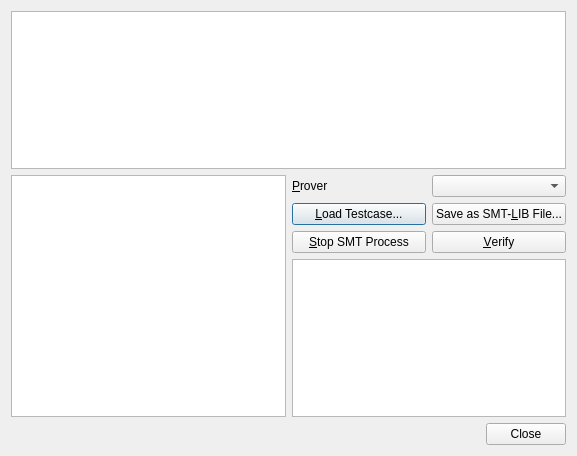
<?xml version="1.0" encoding="UTF-8"?>
<ui version="4.0">
 <class>SmtVerifierDialog</class>
 <widget class="QDialog" name="SmtVerifierDialog">
  <property name="geometry">
   <rect>
    <x>0</x>
    <y>0</y>
    <width>577</width>
    <height>456</height>
   </rect>
  </property>
  <property name="windowTitle">
   <string>SMT-Verification</string>
  </property>
  <layout class="QVBoxLayout" name="verticalLayout_2">
   <item>
    <widget class="QTextEdit" name="textEditDescription">
     <property name="readOnly">
      <bool>true</bool>
     </property>
    </widget>
   </item>
   <item>
    <layout class="QHBoxLayout" name="horizontalLayout_4">
     <item>
      <widget class="QListWidget" name="listWidgetTypes"/>
     </item>
     <item>
      <layout class="QVBoxLayout" name="verticalLayout">
       <item>
        <layout class="QHBoxLayout" name="horizontalLayout">
         <item>
          <widget class="QLabel" name="label">
           <property name="text">
            <string>&amp;Prover</string>
           </property>
           <property name="buddy">
            <cstring>comboBoxProver</cstring>
           </property>
          </widget>
         </item>
         <item>
          <widget class="QComboBox" name="comboBoxProver"/>
         </item>
        </layout>
       </item>
       <item>
        <layout class="QHBoxLayout" name="horizontalLayout_2">
         <item>
          <widget class="QPushButton" name="pushButtonLoadTestcase">
           <property name="text">
            <string>&amp;Load Testcase...</string>
           </property>
          </widget>
         </item>
         <item>
          <widget class="QPushButton" name="pushButtonSaveSmtfile">
           <property name="text">
            <string>Save as SMT-&amp;LIB File...</string>
           </property>
          </widget>
         </item>
        </layout>
       </item>
       <item>
        <layout class="QHBoxLayout" name="horizontalLayout_3">
         <item>
          <widget class="QPushButton" name="pushButtonStopProcess">
           <property name="text">
            <string>&amp;Stop SMT Process</string>
           </property>
          </widget>
         </item>
         <item>
          <widget class="QPushButton" name="pushButtonVerify">
           <property name="text">
            <string>&amp;Verify</string>
           </property>
          </widget>
         </item>
        </layout>
       </item>
       <item>
        <widget class="QTextEdit" name="textEditOutput">
         <property name="enabled">
          <bool>true</bool>
         </property>
         <property name="readOnly">
          <bool>true</bool>
         </property>
        </widget>
       </item>
      </layout>
     </item>
    </layout>
   </item>
   <item>
    <widget class="QDialogButtonBox" name="buttonBox">
     <property name="orientation">
      <enum>Qt::Horizontal</enum>
     </property>
     <property name="standardButtons">
      <set>QDialogButtonBox::Close</set>
     </property>
    </widget>
   </item>
  </layout>
 </widget>
 <tabstops>
  <tabstop>textEditDescription</tabstop>
  <tabstop>listWidgetTypes</tabstop>
  <tabstop>comboBoxProver</tabstop>
  <tabstop>pushButtonLoadTestcase</tabstop>
  <tabstop>pushButtonSaveSmtfile</tabstop>
  <tabstop>pushButtonStopProcess</tabstop>
  <tabstop>pushButtonVerify</tabstop>
  <tabstop>textEditOutput</tabstop>
 </tabstops>
 <resources/>
 <connections>
  <connection>
   <sender>buttonBox</sender>
   <signal>accepted()</signal>
   <receiver>SmtVerifierDialog</receiver>
   <slot>accept()</slot>
   <hints>
    <hint type="sourcelabel">
     <x>248</x>
     <y>254</y>
    </hint>
    <hint type="destinationlabel">
     <x>157</x>
     <y>274</y>
    </hint>
   </hints>
  </connection>
  <connection>
   <sender>buttonBox</sender>
   <signal>rejected()</signal>
   <receiver>SmtVerifierDialog</receiver>
   <slot>reject()</slot>
   <hints>
    <hint type="sourcelabel">
     <x>316</x>
     <y>260</y>
    </hint>
    <hint type="destinationlabel">
     <x>286</x>
     <y>274</y>
    </hint>
   </hints>
  </connection>
 </connections>
</ui>
